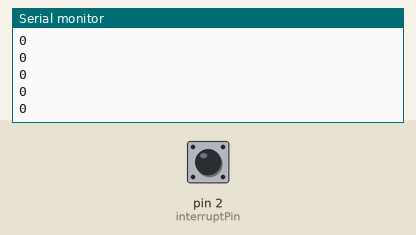
The sketch below on a simulated Arduino Uno, built with avr-gcc and run on an emulated ATmega328P. Parts: the last lines printed to the serial monitor. The test bench sets the inputs (shaded band); at power-on: pin 2 (interruptPin) HIGH.

Above: at 1.2 s.
1.3 s: pin 2 (interruptPin) pulled LOW for 0.15 s
At 1.9 s:
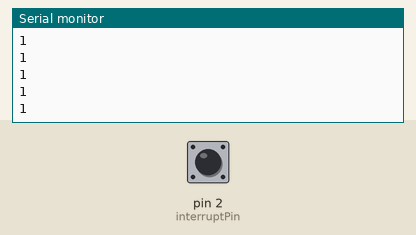
2.9 s: pin 2 (interruptPin) pulled LOW for 1 s
At 3.4 s:
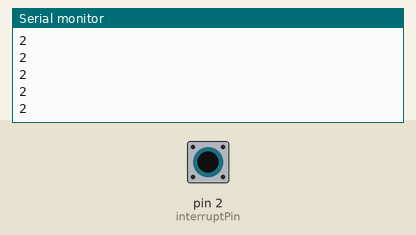
5.4 s: pin 2 (interruptPin) pulled LOW for 0.15 s
At 6.5 s:
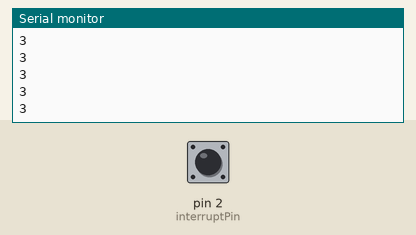
Timing chart, 0 to 7.8 s (numbered marks = the images above; inputs shaded):
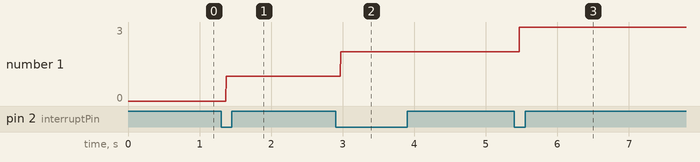

Measured:
- after the input at 1.3 s, the serial monitor: prints a new line after 0.07 s (image 1)
- after the input at 2.9 s, the serial monitor: prints a new line after 0.07 s (image 2)
- after the input at 5.4 s, the serial monitor: prints a new line after 0.07 s (image 3)
- plotted number 1: 0 → 1 after the input at 1.3 s, 1 → 2 after the input at 2.9 s, 2 → 3 after the input at 5.4 s

The sketch:

expt1.3.ino
```cpp
const int interruptPin = 2;
volatile int count;

void myfun()
{
  count += 1;
}

void setup() {
  // put your setup code here, to run once:
  pinMode(interruptPin, INPUT_PULLUP);
  attachInterrupt(digitalPinToInterrupt(interruptPin), myfun, FALLING);
  Serial.begin(9600);
}

void loop() {
  // put your main code here, to run repeatedly:
  Serial.println(count, DEC);
}
```
